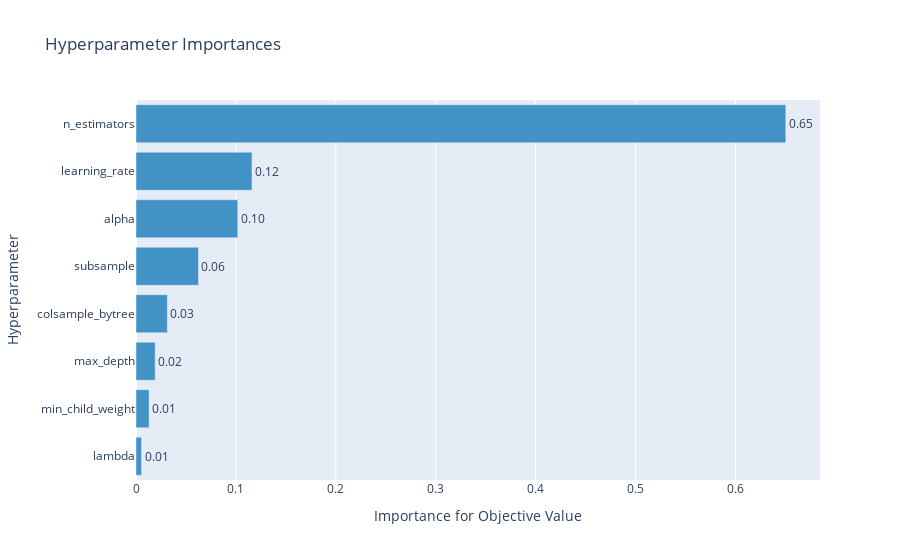

Notebook code for this chart:
### Code cell
optuna.visualization.plot_param_importances(study_xgb)

### Figure 1 — Plotly figure (JSON) as saved in the notebook; plotly's stock layout.template omitted (floating-point values rounded to 4 significant figures)
{"data": [{"cliponaxis": false, "hovertemplate": ["lambda (LogUniformDistribution): 0.005583778166886016<extra></extra>", "min_child_weight (IntUniformDistribution): 0.0131159882370546<extra></extra>", "max_depth (CategoricalDistribution): 0.019183845580110156<extra></extra>", "colsample_bytree (CategoricalDistribution): 0.03137707926028466<extra></extra>", "subsample (CategoricalDistribution): 0.06253538538282893<extra></extra>", "alpha (LogUniformDistribution): 0.10183174252494982<extra></extra>", "learning_rate (CategoricalDistribution): 0.1160769378639902<extra></extra>", "n_estimators (IntUniformDistribution): 0.6502952429838956<extra></extra>"], "marker": {"color": "rgb(66,146,198)"}, "orientation": "h", "text": ["0.005583778166886016", "0.0131159882370546", "0.019183845580110156", "0.03137707926028466", "0.06253538538282893", "0.10183174252494982", "0.1160769378639902", "0.6502952429838956"], "textposition": "outside", "texttemplate": "%{text:.2f}", "type": "bar", "x": [0.005584, 0.01312, 0.01918, 0.03138, 0.06254, 0.1018, 0.1161, 0.6503], "y": ["lambda", "min_child_weight", "max_depth", "colsample_bytree", "subsample", "alpha", "learning_rate", "n_estimators"]}], "layout": {"showlegend": false, "title": {"text": "Hyperparameter Importances"}, "xaxis": {"title": {"text": "Importance for Objective Value"}}, "yaxis": {"title": {"text": "Hyperparameter"}}}}
